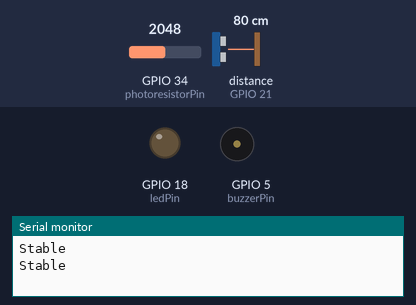
A sketch run on a simulated ESP32. Parts: output pins drawn as LEDs (lit = HIGH), buzzer (waves = sounding), the last lines printed to the serial monitor. Wiring (inferred from the names in the program): ultrasonic range finder: trigger GPIO 19; echo GPIO 21. Inputs (shaded band) come from the test bench; at power-on: GPIO 34 (photoresistorPin) = 2048, distance to the obstacle (sensor on GPIO 21) 80 cm. The echo pulse lasts 58.3 µs per cm; pins used as bus, display or sensor lines are not drawn.

Above: at 2.8 s.
2.9 s: GPIO 34 (photoresistorPin) set to 1041
5.6 s: GPIO 34 (photoresistorPin) set to 965
At 7.4 s:
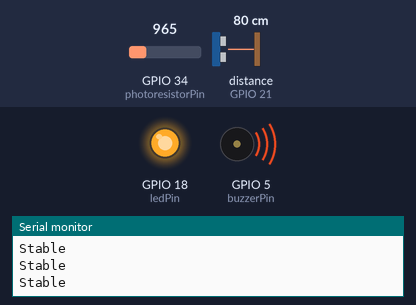
Timing chart, 0 to 16.2 s (numbered marks = the images above; inputs shaded):
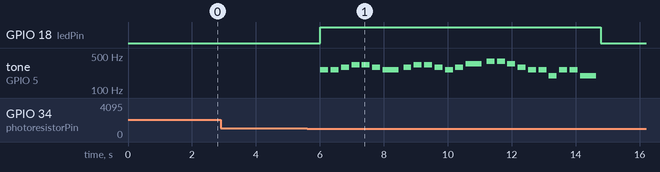

Measured:
- the behaviour switches between 1000 and 999 on GPIO 34 (photoresistorPin) (found by bisection; images 0 and 1)
- after the input at 5.6 s, GPIO 18 (ledPin): LOW → HIGH after 0.42 s, → LOW 8.8 s later; tone on GPIO 5 (buzzerPin): plays 262 Hz for 0.25 s, 262 Hz for 0.25 s, 294 Hz for 0.25 s, 330 Hz for 0.25 s, 330 Hz for 0.25 s, 294 Hz for 0.25 s … (24 notes in this stretch), starting after 0.42 s

The sketch:

code_finale.ino
```cpp
// Définition des broches
const int buzzerPin = 5;            // GPIO 5 pour le buzzer
const int photoresistorPin = 34;    // Broche analogique 34 pour la photorésistance
const int ledPin = 18;              // Broche 18 pour la LED
const int trigPin = 19;             // Broche Trig du capteur à ultrasons
const int echoPin = 21;             // Broche Echo du capteur à ultrasons

// Variables pour le suivi de la lumière
int previousLightState = 0;

// Variables pour le suivi de la distance
float previousDistance = 0.0;
float maxDifference = 500.0;
float holeThreshold = 500.0;
int lowerCount = 0;
int upperCount = 0;

void setup() {
  // Configuration des broches
  pinMode(buzzerPin, OUTPUT);
  pinMode(photoresistorPin, INPUT);
  pinMode(ledPin, OUTPUT);
  pinMode(trigPin, OUTPUT);
  pinMode(echoPin, INPUT);
   // Configuration de la broche du vibrateur comme sortie

  // Initialisation de la communication série
  Serial.begin(9600);
}

void loop() {
  // Logique pour la photorésistance et la LED
  int lightLevel = analogRead(photoresistorPin);
  int currentLightState = lightLevel < 1000 ? 1 : 0;

  if (currentLightState == 1 && previousLightState == 0) {
    digitalWrite(ledPin, HIGH); // Allumer la LED
    playFrereJacques();         // Jouer la mélodie
    digitalWrite(ledPin, LOW);  // Éteindre la LED
    previousLightState = 1;
  } else if (currentLightState == 0 && previousLightState == 1) {
    digitalWrite(ledPin, HIGH); // Allumer la LED
    playFrereJacques();         // Jouer la mélodie
    previousLightState = 0;
  }

  // Logique pour le capteur à ultrasons
  digitalWrite(trigPin, LOW);
  delayMicroseconds(2);
  digitalWrite(trigPin, HIGH);
  delayMicroseconds(10);
  digitalWrite(trigPin, LOW);
  float distance = pulseIn(echoPin, HIGH) * 0.034 / 2;

  if (abs(distance - previousDistance) <= maxDifference) {
    Serial.println("Stable");
  }

  if (distance < previousDistance) {
    lowerCount++;
    upperCount = 0;
  } else if (distance > previousDistance) {
    upperCount++;
    lowerCount = 0;
  }

  bool obstacleDetected = false;

  if (lowerCount >= 3) {
    Serial.println("Escalier à descendre !");
    tone(buzzerPin, 523, 500);
    obstacleDetected = true;
    lowerCount = 0;
  }

  if (upperCount >= 3) {
    Serial.println("Escalier à monter !");
    tone(buzzerPin, 349, 200);
    obstacleDetected = true;
    upperCount = 0;
  }

  if (distance - previousDistance >= holeThreshold) {
    Serial.println("Trou détecté !");
    tone(buzzerPin, 440, 800);
    obstacleDetected = true;
  }


  previousDistance = distance;

  // Attendre avant la prochaine mesure
  delay(2000);
}

void playFrereJacques() {
  // Notes de "Frère Jacques"
  int notes[] = {262, 262, 294, 330, 330, 294, 262, 294, 330, 330, 294, 262, 294, 349, 392, 392, 349, 294, 262, 262, 196, 262, 262, 196};
  // Durées de chaque note (en millisecondes)
  int noteDurations[] = {4, 4, 4, 4, 4, 4, 2, 4, 4, 4, 4, 4, 4, 2, 4, 4, 4, 4, 4, 4, 4, 4, 4, 2};

  for (int i = 0; i < sizeof(notes) / sizeof(notes[0]); i++) {
    int noteDuration = 1000 / noteDurations[i];
    tone(buzzerPin, notes[i], noteDuration);
    int pauseBetweenNotes = noteDuration * 1.30;
    delay(pauseBetweenNotes);
    noTone(buzzerPin);
  }
}
```
